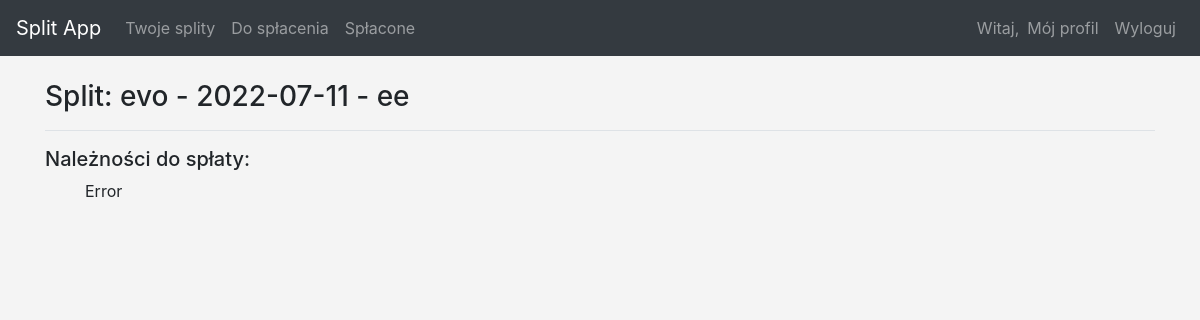
/transactions_archive/1/ (signed in), run on an earlier commit of the app's database.
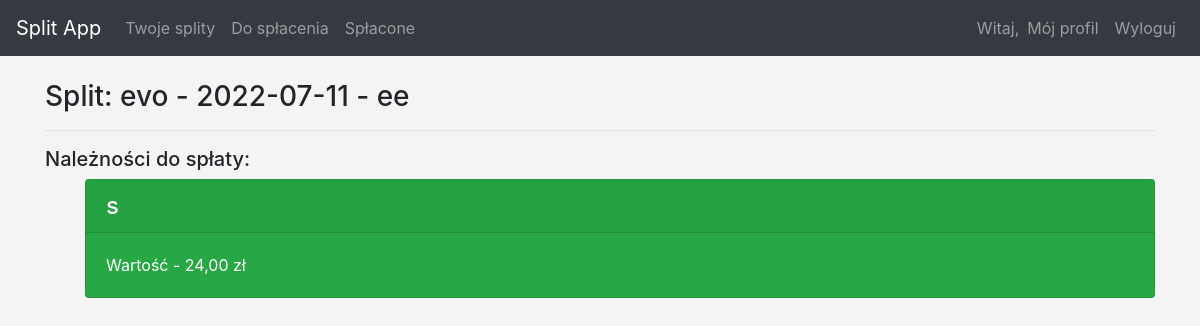
And on a later commit of the database.
### split_app/models.py (models this page shows, shortened)
class Transaction(models.Model):
    owner = models.ForeignKey(User, on_delete=models.CASCADE, related_name="transaction")
    t_desc = models.TextField(blank=True, null=True)
    t_date = models.DateField()
    t_status = models.CharField(default=c.new, editable=False, max_length=16)
    def __str__(self):
        return f"{self.owner} - {self.t_date} - {self.t_desc}"

class Obligation(models.Model):
    transaction = models.ForeignKey(
        Transaction, related_name="obligation", on_delete=models.CASCADE
    )
    user = models.ForeignKey(User, on_delete=models.CASCADE)
    desc = models.TextField(blank=True, null=True)
    value = models.DecimalField(max_digits=6, decimal_places=2)
    optional_value = models.DecimalField(
        max_digits=6, decimal_places=2, null=True, blank=True
    )
    o_status = models.CharField(default=c.new, choices=c.status, max_length=16)
    payment_date = models.DateField(null=True, blank=True)
    @property
    def suma(self):
        if self.optional_value:
            return self.value + self.optional_value
        return self.value

### users/models.py (models this page shows, shortened)
class Profile(models.Model):
    user = models.OneToOneField(User, related_name="profile", on_delete=models.CASCADE, primary_key=True)
    first_name = models.CharField(max_length=20, null=False, blank=False)
    last_name = models.CharField(max_length=20, null=False, blank=False)
    nick = models.CharField(max_length=40, null=True, blank=True)
    email = models.CharField(max_length=50, null=False, blank=False)
    pass_change_force = models.BooleanField(default=True)
    phone = models.IntegerField(null=True, blank=True, unique=True)
    bank = models.CharField(default='-', max_length=255)

### split_app/views.py (the view)
# urls.py: path("transactions_archive/<int:transaction_id>/", views.transaction_a, name="transaction_a"),
@login_required
def transaction_a(req, transaction_id):
    transaction_a = Transaction.objects.get(id=transaction_id)
    obligations = Obligation.objects.filter(
        Q(transaction=transaction_id) & Q(o_status="Done")
    )
    profile = Profile.user
    context = {"transaction_a": transaction_a, "obligations": obligations, 'profile': profile}
    return render(req, "split_app/transaction_a.html", context)

### split_app/templates/split_app/transaction_a.html (shortened to what this page needs)
{% extends 'split_app/base.html' %}
{% block page_header %}
    <h3>Split: {{ transaction_a }}</h3>
{% endblock page_header %}
{% block content %}
    {% load i18n %}
<h5 class="display-5">Należności do spłaty:</h5>
<ul>
{% for oblig in obligations %}
    <div class="card mb-3 text-white bg-success">
        <h4 class="card-header">
        {% language 'pl' %}
            {{ oblig.user.profile.first_name }}
        {% endlanguage %}
        </h4>
    <div class="card-body">
           Wartość -  {{ oblig.suma }} zł
    </div>
    </div>
{% empty %}
    <p>Error</p>
{% endfor %}
</ul>
{% endblock %}

### split_app/templates/split_app/base.html (shortened to what this page needs)
{% load bootstrap4 %}
<!DOCTYPE html>
<html lang="en">
<head>
    {% bootstrap_css %}
</head>
<body>
    <nav class="navbar navbar-expand-md navbar-dark bg-dark mb-4 border:none">
        <a class="navbar-brand" href="{% url 'split_app:index' %}">Split App</a>
            <div class="collapse navbar-collapse" id="navbarCollapse">
                <ul class="navbar-nav mr-auto">
                    <li class="nav-item">
                        <a class="nav-link" href="{% url 'split_app:Transactions' %}">Twoje splity</a>
                    </li>
                    <li class="nav-item">
                        <a class="nav-link" href="{% url 'split_app:topay_transactions' %}">Do spłacenia</a>
                    </li>
                    <li>
                        <a class="nav-link" href="{% url 'split_app:Transactions_archive' %}">Spłacone</a>
                    </li>
                </ul>
                <ul class="navbar-nav ml-auto">
                    {% if user.is_authenticated %}
                        <li class="nav-item">
                            <span class="navbar-text">Witaj, {{ profile.first_name }}</span>
                        </li>
                        <li class="nav-item">
                            <a class="nav-link" href="{% url 'users:profile' user.id %}">Mój profil</a>
                        </li>
                        <li class="nav-item">
                            <a class="nav-link" href="{% url 'users:logout' %}">Wyloguj</a>
                        </li>
                        {% else %}
                            <li class="nav-item">
                                <a class="nav-link" href="{% url 'users:login' %}">Zaloguj się</a>
                            </li>
                    {% endif %}
                </ul>
            </div>
    </nav>
<main role="main" class="container">
    <div class="pb-2 mb-2 border-bottom">
        {% block page_header %}{% endblock page_header %}
    </div>
    <div>
        {% block content %}{% endblock content %}
    </div>
</main>
</body>
</html>

### split_app/templates/split_app/base.html (style rules this page uses)
body { background: #f4f4f4 }

What changed in the data, as far as the page shows it:
now on this page (row edited): Obligation: user.profile.first_name "s", suma "24,00"
Also different on the page:
text no longer shown: "Error"
